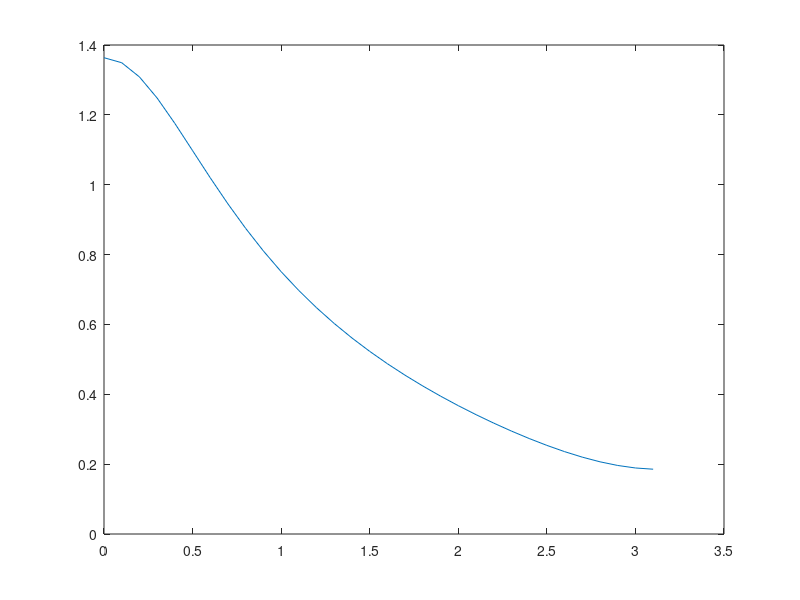

Write the MATLAB code that produced this figure.

G=1e-7
KVCO=1e8
omega = 0:0.1:pi;
z=e.^(j*omega)
ro=z./(z-0.5)
h=G*KVCO*(ro-.5).*z.^-1./(1+G*KVCO*z.^-1)
plot(omega,abs(h))
